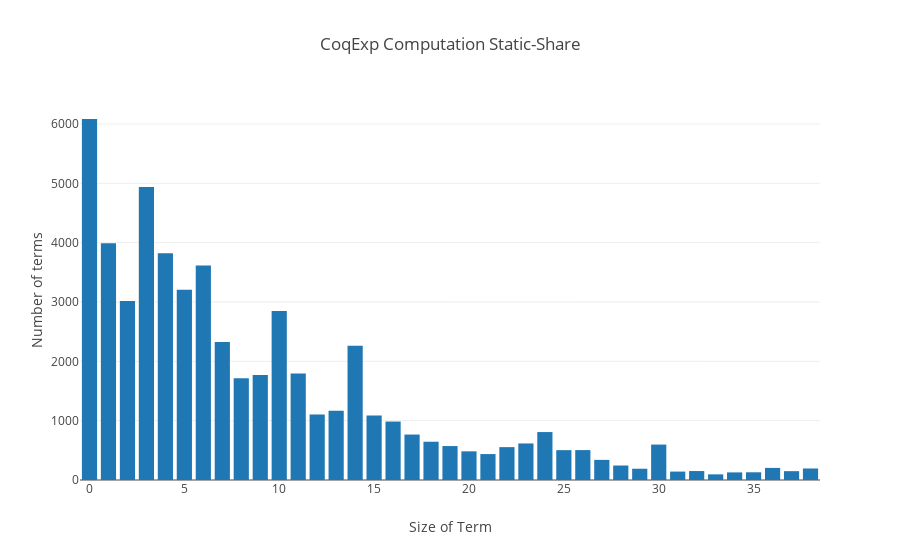

The code cell stored with this chart in its notebook:
### Code cell
import plotly
import plotly.plotly as py
import plotly.graph_objs as go

hist_sh, maxsize = tactr_stats.coqexp_comp_p('static_sh_comp', f_avg=False, f_trunc=True)
print("Maxsize", maxsize)
data = [go.Bar(x=[k for k, v in hist_sh.items()], y=[v for k, v in hist_sh.items()])]

layout = go.Layout(
    title='CoqExp Computation Static-Share',
    xaxis=dict(
        title='Size of Term'
    ),
    yaxis=dict(
        title='Number of terms',
    ),
)
fig = go.Figure(data=data, layout=layout)
plotly.offline.init_notebook_mode(connected=True)
plotly.offline.iplot(fig, filename='coqexp-sh-hist')

### Figure 1 — Plotly figure (JSON) as saved in the notebook; plotly's stock layout.template omitted (floating-point values rounded to 4 significant figures)
{"data": [{"type": "bar", "x": [0, 1, 2, 3, 4, 5, 6, 7, 8, 9, 10, 11, 12, 13, 14, 15, 16, 17, 18, 19, 20, 21, 22, 23, 24, 25, 26, 27, 28, 29, 30, 31, 32, 33, 34, 35, 36, 37, 38], "y": [6084, 3988, 3016, 4939, 3820, 3205, 3615, 2326, 1716, 1771, 2847, 1795, 1102, 1166, 2264, 1087, 985, 766, 645, 572, 483, 437, 554, 616, 808, 503, 504, 339, 244, 190, 597, 142, 151, 95, 128, 130, 204, 149, 194]}], "layout": {"title": "CoqExp Computation Static-Share", "xaxis": {"title": "Size of Term"}, "yaxis": {"title": "Number of terms"}}}
